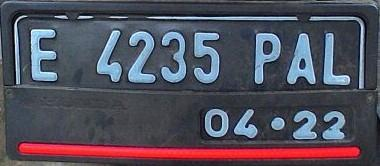
#> input picture 20 M. Rom doni/UTS/dummy/65-E-4235-PAL-04-22_jpeg.rf.155650f9939670771e6eb7058cfc1f69.jpg, 380 x 166 px, found by its file name
$ jupyter execute --allow-errors 'UTS_Desy Ayurianti_07_2141720119.ipynb'
#> lines starting #> are read from the running program, lines starting #| are printed output that depends on the picture
**DESY AYURIANTI**

**TI 3E/07**

**2141720119**

# UTS

Berdasarkan pemaparan kasus, Anda diminta untuk,

1. Pilih 5 citra plat nomor untuk setiap anggota kelompok dari dataset yang telah disediakan. [DOWNLOAD](https://storage.googleapis.com/kuliah_mah/dummy.zip)
2. Lakukan segmentasi pada citra plat nomor untuk memperjelas karakter pada plat nomor.
3. Anda dapat menggunakan algortima K-Means seperti yang telah dijelaskan pada praktikum sebelumnya atau menggunakan algoritma klasterisasi yang lain.
4. Anda diperkenankan untuk melakukan pra pengolahan data (preprocessing) pada citra seperti,
    - Merubah color space
    - Reduksi dimensi
    - dsb
5. Tampilkan perbandingan citra antara sebelum dan sesudah di segmentasi

**Catatan:**
1. Proses loading citra dicontohkan dengan menggunakan library openCV
2. Secara default, openCV akan memuat citra dalam format BGR

[cell 1]
import numpy as np
import cv2
import matplotlib.pyplot as plt
from google.colab.patches import cv2_imshow # path cv2.imshow di google colab

[cell 2]
from google.colab import drive
drive.mount('/content/drive')

[cell 3]
# Load Gambar
img = cv2.imread('/content/drive/MyDrive/MachineLearning/UTS/dummy/65-E-4235-PAL-04-22_jpeg.rf.155650f9939670771e6eb7058cfc1f69.jpg')
#> img is the input picture: shape (166, 380, 3); mean B, G, R 92, 79.1, 82.3

[cell 4]
h, w, ch= img.shape
#> h = 166; w = 380; ch = 3
print(h)
#| 166
print(w)
#| 380
print(ch)
#| 3

[cell 5]
data = img / 255.0
data = data.reshape(h * w, ch)
data.shape
#> Out = (63080, 3)

[cell 6]
def plot_pixels(data, title, colors=None, N=10000):
#> called with data = array of shape (63080, 3), N = 10000
    if colors is None:
        colors = data

    # choose a random subset
    rng = np.random.RandomState(0)
    i = rng.permutation(data.shape[0])[:N]
    colors = colors[i]
    R, G, B = data[i].T
#> R = 10000 values, max 1 at index 447, min 0.0314 at index 2694, mean 0.36; G = 10000 values, max 1 at index 1333, min 0 at index 425, mean 0.311; B = 10000 values, max 1 at index 421, min 0 at index 372, mean 0.324

    fig, ax = plt.subplots(1, 2, figsize=(8, 4))
    ax[0].scatter(R, G, color=colors, marker='.')
    ax[0].set(xlabel='Red', ylabel='Green', xlim=(0, 1), ylim=(0, 1))

    ax[1].scatter(R, B, color=colors, marker='.')
    ax[1].set(xlabel='Red', ylabel='Blue', xlim=(0, 1), ylim=(0, 1))

    fig.suptitle(title, size=14)

[cell 7]
plot_pixels(data, title='Input color space: 16 million possible colors')

[cell 8]
from sklearn.cluster import KMeans

# Reshape citra menjadi array 2D
citra_reshape = img.reshape((-1, 3))

# Mendifinisikan jumlah kluster
jumlah_klaster = 2

#Membuat objek kmeans
kmeans = KMeans(n_clusters=jumlah_klaster)

# Pelatihan, Menyesuaikan model dengan data citra
kmeans.fit(citra_reshape)

# Ambil cluster K-Means kemudian mengubah bentuk cluster ini agr cocok dengan bentuk asli citra
label_klaster = kmeans.labels_.reshape(img.shape[:2])

# Mengganti warna pixel dalam kluster 0 menjadi warna hitam
citra_segmentasi = img.copy()
citra_segmentasi[label_klaster == 0] = [0, 0, 0]

[cell 9]
fig, ax = plt.subplots(1, 2, figsize=(16, 6),
                       subplot_kw=dict(xticks=[], yticks=[]))
fig.subplots_adjust(wspace=0.05)
ax[0].imshow(cv2.cvtColor(img, cv2.COLOR_BGR2RGB))
ax[0].set_title('Original Image', size=16)
ax[1].imshow(cv2.cvtColor(citra_segmentasi, cv2.COLOR_BGR2RGB))
ax[1].set_title('2-color Image', size=16)

**Plat Nomor ke-2**

[cell 10]
# Load Gambar
img = cv2.imread('/content/drive/MyDrive/MachineLearning/UTS/dummy/B3675BN_png.rf.9600a7928b9a7189a89e2cd84ce0e43c.jpg')
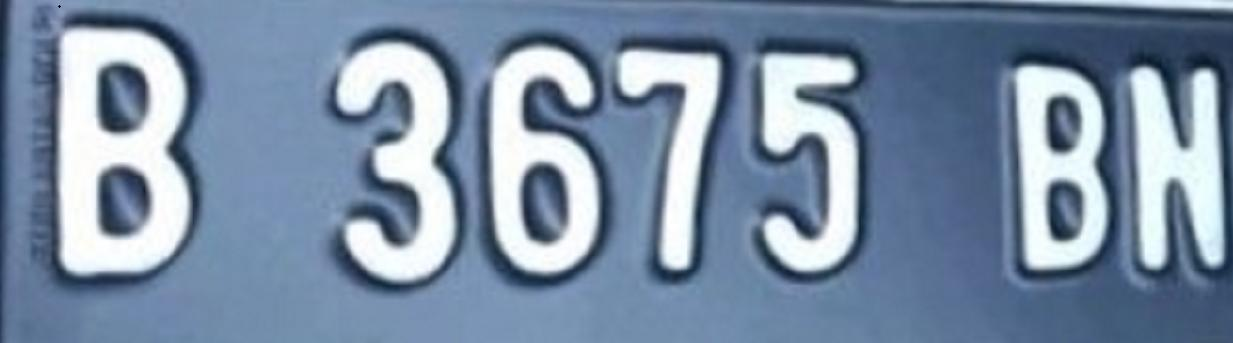
#> input picture 20 M. Rom doni/UTS/dummy/B3675BN_png.rf.9600a7928b9a7189a89e2cd84ce0e43c.jpg, 1233 x 343 px, found by its file name
#> img is the input picture: shape (343, 1233, 3); mean B, G, R 164.8, 141.8, 122.6

[cell 11]
h, w, ch= img.shape
#> h = 343; w = 1233
print(h)
#| 343
print(w)
#| 1233
print(ch)
#| 3

[cell 12]
data = img / 255.0
#> data: shape (343, 1233, 3) float64
data = data.reshape(h * w, ch)
data.shape
#> Out = (422919, 3)

[cell 13]
def plot_pixels(data, title, colors=None, N=10000):
#> called with data = array of shape (422919, 3), N = 10000
    if colors is None:
        colors = data

    # choose a random subset
    rng = np.random.RandomState(0)
    i = rng.permutation(data.shape[0])[:N]
    colors = colors[i]
    R, G, B = data[i].T
#> R = 10000 values, max 1 at index 9, min 0.196 at index 9865, mean 0.648; G = 10000 values, max 1 at index 178, min 0.125 at index 5002, mean 0.559; B = 10000 values, max 1 at index 178, min 0.0431 at index 5002, mean 0.484

    fig, ax = plt.subplots(1, 2, figsize=(8, 4))
    ax[0].scatter(R, G, color=colors, marker='.')
    ax[0].set(xlabel='Red', ylabel='Green', xlim=(0, 1), ylim=(0, 1))

    ax[1].scatter(R, B, color=colors, marker='.')
    ax[1].set(xlabel='Red', ylabel='Blue', xlim=(0, 1), ylim=(0, 1))

    fig.suptitle(title, size=14)

[cell 14]
plot_pixels(data, title='Input color space: 16 million possible colors')

[cell 15]
from sklearn.cluster import KMeans

# Reshape citra menjadi array 2D
citra_reshape = img.reshape((-1, 3))

# Mendefinisikan jumlah cluster
jumlah_klaster = 2

# Membuat objek K-means
kmeans = KMeans(n_clusters=jumlah_klaster)

# Pelatihan, Menyesuaikan model dengan data citra
kmeans.fit(citra_reshape)

# Ambil cluster K-Means kemudian mengubah bentuk cluster ini agr cocok dengan bentuk asli citra
label_klaster = kmeans.labels_.reshape(img.shape[:2])

# Mengganti warna pixel dalam kluster 0 menjadi warna hitam
citra_segmentasi = img.copy()
citra_segmentasi[label_klaster == 0] = [0, 0, 0]
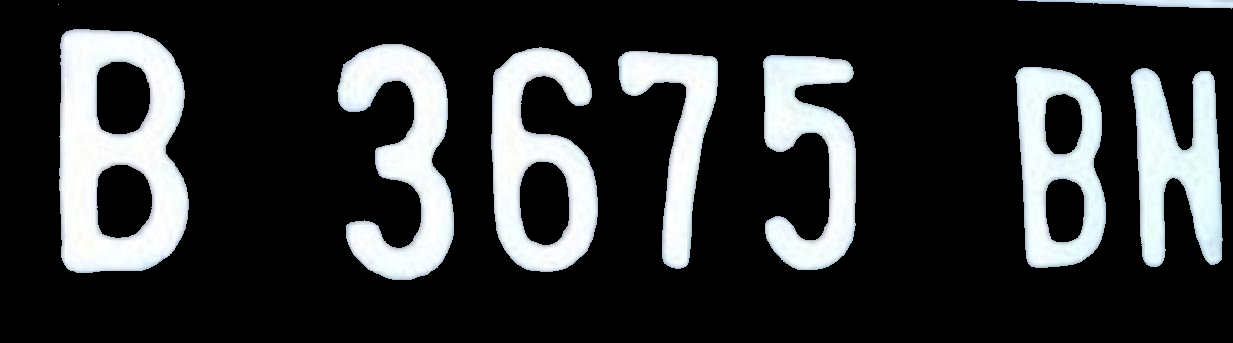
#> citra_segmentasi: shape (343, 1233, 3); mean B, G, R 53.7, 52.9, 51

[cell 16]
fig, ax = plt.subplots(1, 2, figsize=(16, 6),
                       subplot_kw=dict(xticks=[], yticks=[]))
fig.subplots_adjust(wspace=0.05)
ax[0].imshow(cv2.cvtColor(img, cv2.COLOR_BGR2RGB))
ax[0].set_title('Original Image', size=16)
ax[1].imshow(cv2.cvtColor(citra_segmentasi, cv2.COLOR_BGR2RGB))
ax[1].set_title('2-color Image', size=16)
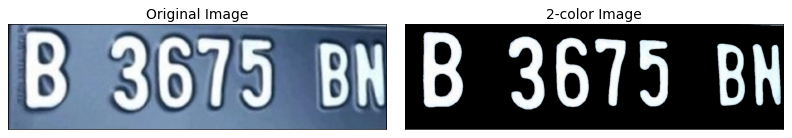
#> figure drawn by matplotlib, 2 panels

**Plat Nomor ke-3**

[cell 17]
# Load Gambar
img = cv2.imread('/content/drive/MyDrive/MachineLearning/UTS/dummy/019_jpg.rf.e73938ec62074bbde822f7d5a084bdef.jpg')

#> (a cell that did not finish here is left out)

#> (a cell that did not finish here is left out)

[cell 20]
def plot_pixels(data, title, colors=None, N=10000):
#> called with data = array of shape (422919, 3), N = 10000
    if colors is None:
        colors = data

    # choose a random subset
    rng = np.random.RandomState(0)
    i = rng.permutation(data.shape[0])[:N]
    colors = colors[i]
    R, G, B = data[i].T

    fig, ax = plt.subplots(1, 2, figsize=(8, 4))
    ax[0].scatter(R, G, color=colors, marker='.')
    ax[0].set(xlabel='Red', ylabel='Green', xlim=(0, 1), ylim=(0, 1))

    ax[1].scatter(R, B, color=colors, marker='.')
    ax[1].set(xlabel='Red', ylabel='Blue', xlim=(0, 1), ylim=(0, 1))

    fig.suptitle(title, size=14)

[cell 21]
plot_pixels(data, title='Input color space: 16 million possible colors')

[cell 22]
from sklearn.cluster import KMeans

# Reshape citra menjadi array 2D (untuk K-Means)
#> (the rest of this cell did not finish here and is left out)

[cell 23]
fig, ax = plt.subplots(1, 2, figsize=(16, 6),
                       subplot_kw=dict(xticks=[], yticks=[]))
fig.subplots_adjust(wspace=0.05)
#> (the rest of this cell did not finish here and is left out)

**Plat Nomor ke-4**

[cell 24]
# Load Gambar
img = cv2.imread('/content/drive/MyDrive/MachineLearning/UTS/dummy/BM3452A_PNG.rf.0f77ba0375f050d4cdd9b8a36c7ab92b.jpg')
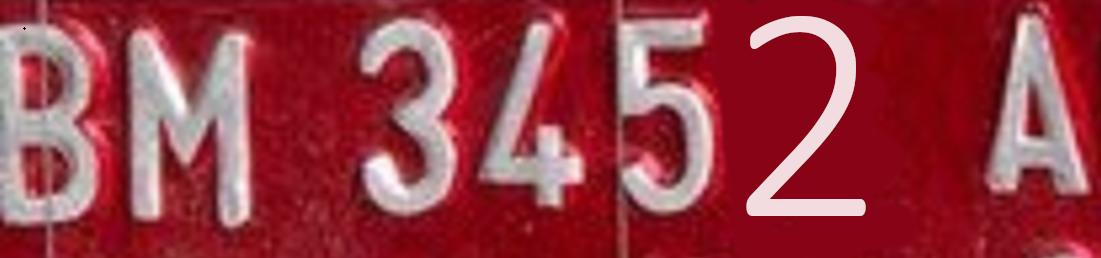
#> input picture 16 Hakan Alif Pramudya/UTS/dummy/BM3452A_PNG.rf.0f77ba0375f050d4cdd9b8a36c7ab92b.jpg, 1101 x 258 px, found by its file name
#> img is the input picture: shape (258, 1101, 3); mean B, G, R 67.4, 56.9, 151.2

[cell 25]
h, w, ch= img.shape
#> h = 258; w = 1101
print(h)
#| 258
print(w)
#| 1101
print(ch)
#| 3

[cell 26]
data = img / 255.0
#> data: shape (258, 1101, 3) float64
data = data.reshape(h * w, ch)
data.shape
#> Out = (284058, 3)

[cell 27]
def plot_pixels(data, title, colors=None, N=10000):
#> called with data = array of shape (284058, 3), N = 10000
    if colors is None:
        colors = data

    # choose a random subset
    rng = np.random.RandomState(0)
    i = rng.permutation(data.shape[0])[:N]
    colors = colors[i]
    R, G, B = data[i].T
#> R = 10000 values, max 1 at index 7004, min 0 at index 3378, mean 0.268; G = 10000 values, max 0.984 at index 2198, min 0 at index 39, mean 0.227; B = 10000 values, max 1 at index 319, min 0.0824 at index 3378, mean 0.594

    fig, ax = plt.subplots(1, 2, figsize=(8, 4))
    ax[0].scatter(R, G, color=colors, marker='.')
    ax[0].set(xlabel='Red', ylabel='Green', xlim=(0, 1), ylim=(0, 1))

    ax[1].scatter(R, B, color=colors, marker='.')
    ax[1].set(xlabel='Red', ylabel='Blue', xlim=(0, 1), ylim=(0, 1))

    fig.suptitle(title, size=14)

[cell 28]
plot_pixels(data, title='Input color space: 16 million possible colors')

[cell 29]
from sklearn.cluster import KMeans

# Reshape citra menjadi array 2D
citra_reshape = img.reshape((-1, 3))

# Tentukan jumlah klaster yang diinginkan
jumlah_klaster = 2

# Membuat objek Kmeans
kmeans = KMeans(n_clusters=jumlah_klaster)

# Pelatihan, Menyesuaikan model dengan citra asli
kmeans.fit(citra_reshape)

# Ambil cluster K-Means kemudian mengubah bentuk cluster ini agr cocok dengan bentuk asli citra
label_klaster = kmeans.labels_.reshape(img.shape[:2])

# Mengganti warna pixel dalam kluster 0 menjadi warna merah
citra_segmentasi = img.copy()
citra_segmentasi[label_klaster == 0] = [0, 0, 255]
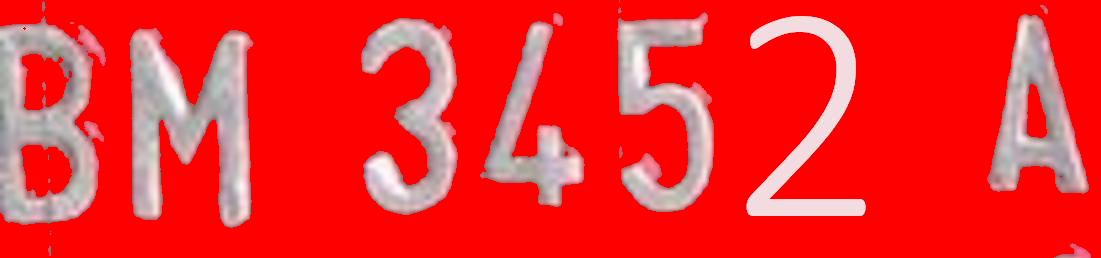
#> citra_segmentasi: shape (258, 1101, 3); mean B, G, R 45.7, 44.7, 240.4

[cell 30]
fig, ax = plt.subplots(1, 2, figsize=(16, 6),
                       subplot_kw=dict(xticks=[], yticks=[]))
fig.subplots_adjust(wspace=0.05)
ax[0].imshow(cv2.cvtColor(img, cv2.COLOR_BGR2RGB))
ax[0].set_title('Original Image', size=16)
ax[1].imshow(cv2.cvtColor(citra_segmentasi, cv2.COLOR_BGR2RGB))
ax[1].set_title('2-color Image', size=16)
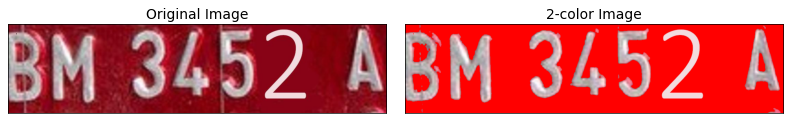
#> figure drawn by matplotlib, 2 panels

---

**Plat Nomor ke-5**

[cell 31]
# Load Gambar
img = cv2.imread('/content/drive/MyDrive/MachineLearning/UTS/dummy/25-E-2101-PAD-06-21_jpeg.rf.fb688472f5ba9c0c445f9d9330f39508.jpg')
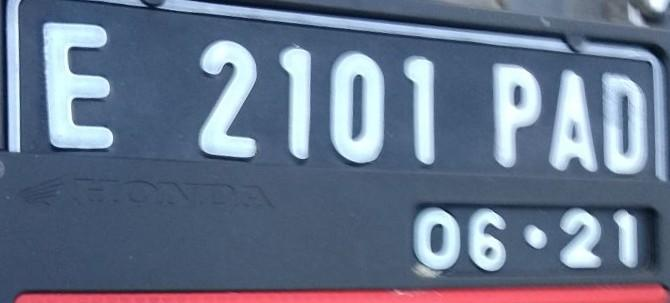
#> input picture 20 M. Rom doni/UTS/dummy/25-E-2101-PAD-06-21_jpeg.rf.fb688472f5ba9c0c445f9d9330f39508.jpg, 670 x 303 px, found by its file name
#> img is the input picture: shape (303, 670, 3); mean B, G, R 139.8, 116.8, 103.6

[cell 32]
h, w, ch= img.shape
#> h = 303; w = 670
print(h)
#| 303
print(w)
#| 670
print(ch)
#| 3

[cell 33]
data = img / 255.0
#> data: shape (303, 670, 3) float64
data = data.reshape(h * w, ch)
data.shape

[cell 34]
def plot_pixels(data, title, colors=None, N=10000):
#> called with data = array of shape (203010, 3), N = 10000
    if colors is None:
        colors = data

    # choose a random subset
    rng = np.random.RandomState(0)
    i = rng.permutation(data.shape[0])[:N]
    colors = colors[i]
    R, G, B = data[i].T
#> R = 10000 values, max 1 at index 24, min 0.133 at index 2598, mean 0.547; G = 10000 values, max 1 at index 24, min 0.0588 at index 429, mean 0.457; B = 10000 values, max 1 at index 332, min 0 at index 5112, mean 0.406

    fig, ax = plt.subplots(1, 2, figsize=(8, 4))
    ax[0].scatter(R, G, color=colors, marker='.')
    ax[0].set(xlabel='Red', ylabel='Green', xlim=(0, 1), ylim=(0, 1))

    ax[1].scatter(R, B, color=colors, marker='.')
    ax[1].set(xlabel='Red', ylabel='Blue', xlim=(0, 1), ylim=(0, 1))

    fig.suptitle(title, size=14)

[cell 35]
plot_pixels(data, title='Input color space: 16 million possible colors')
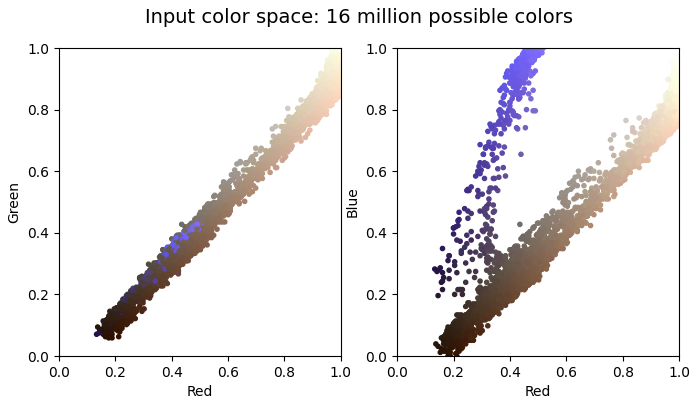
#> figure drawn by matplotlib, 2 panels

[cell 36]
from sklearn.cluster import KMeans

# Reshape citra menjadi array 2D
citra_reshape = img.reshape((-1, 3))

# Mendifinissikan jumlah cluster
jumlah_klaster = 3

# Membuat objek Kmeans
kmeans = KMeans(n_clusters=jumlah_klaster)

# Pelatihan, Menyesuaikan model dengan citra asli
kmeans.fit(citra_reshape)

# Ambil cluster K-Means kemudian mengubah bentuk cluster ini agr cocok dengan bentuk asli citra
label_klaster = kmeans.labels_.reshape(img.shape[:2])

# Mengganti warna pixel dalam kluster 0 menjadi warna hitam
citra_segmentasi = img.copy()
citra_segmentasi[label_klaster == 0] = [0, 0, 0]
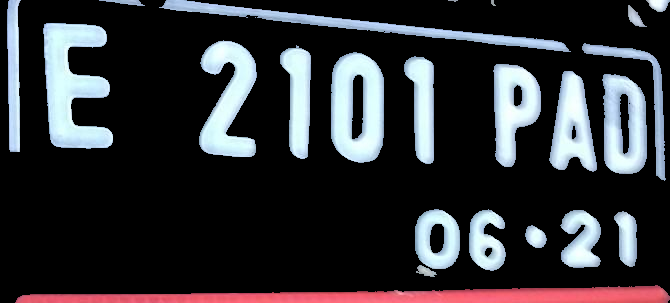
#> citra_segmentasi: shape (303, 670, 3); mean B, G, R 54.3, 50.3, 50

[cell 37]
fig, ax = plt.subplots(1, 2, figsize=(16, 6),
                       subplot_kw=dict(xticks=[], yticks=[]))
fig.subplots_adjust(wspace=0.05)
ax[0].imshow(cv2.cvtColor(img, cv2.COLOR_BGR2RGB))
ax[0].set_title('Original Image', size=16)
ax[1].imshow(cv2.cvtColor(citra_segmentasi, cv2.COLOR_BGR2RGB))
ax[1].set_title('2-color Image', size=16)
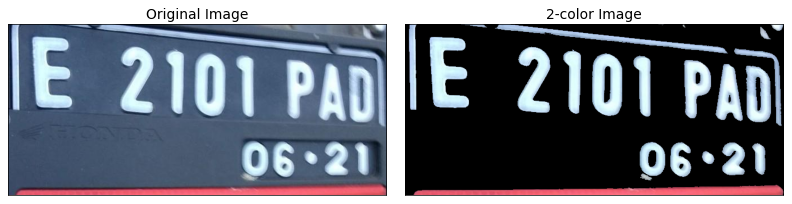
#> figure drawn by matplotlib, 2 panels
